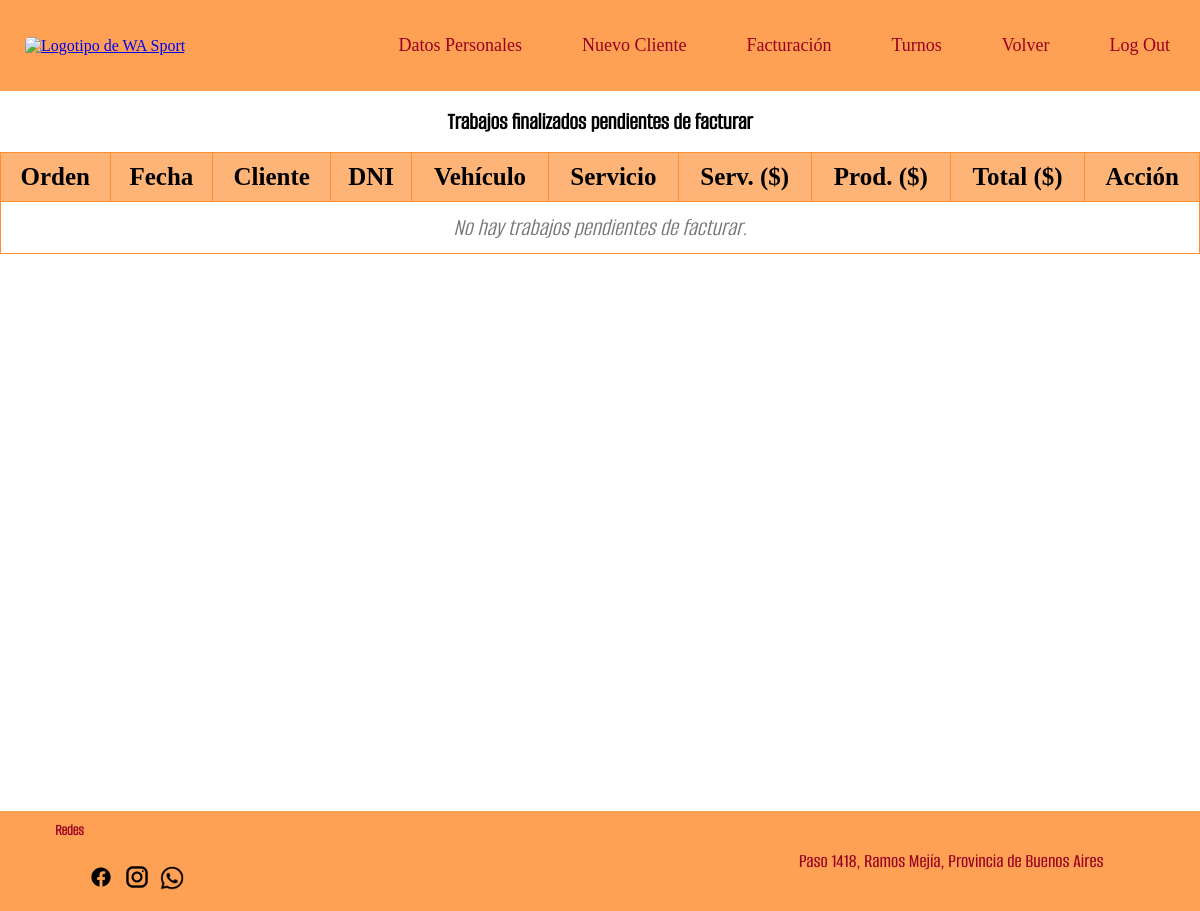
The app's page /facturacion.php (signed in), older data.
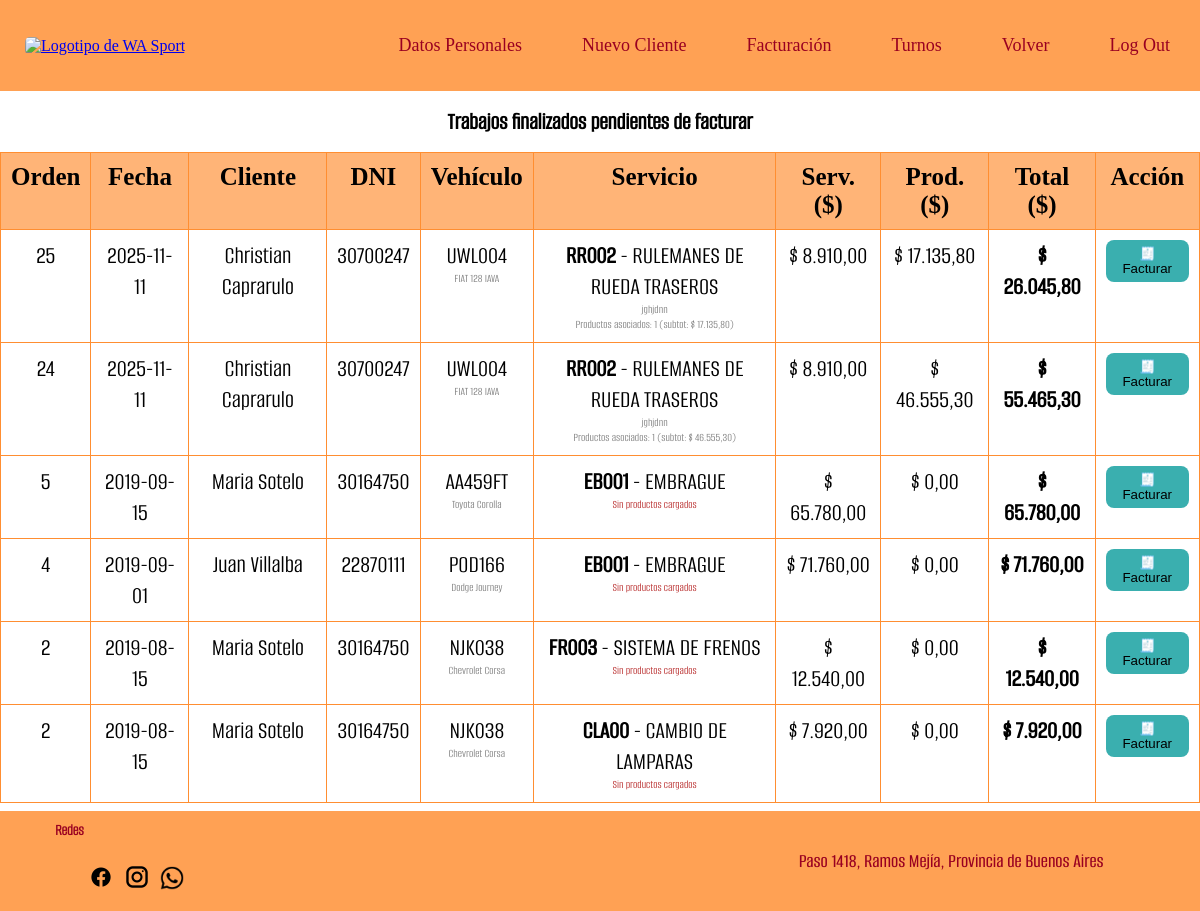
The same page, newer data.
### tables this page shows
CREATE TABLE `orden_trabajo` (
  `orden_numero` int(11) NOT NULL,
  `servicio_codigo` varchar(5) NOT NULL,
  `complejidad` int(11) NOT NULL,
  `costo_ajustado` decimal(8,2) DEFAULT NULL,
  `orden_kilometros` int(10) UNSIGNED NOT NULL,
  `orden_comentario` varchar(255) NOT NULL,
  `orden_estado` tinyint(1) NOT NULL,
  `mecanico_DNI` varchar(15) DEFAULT NULL,
  `turno_id` int(11) DEFAULT NULL,
  `factura_id` int(11) DEFAULT NULL
);

CREATE TABLE `ordenes` (
  `orden_numero` int(11) NOT NULL,
  `orden_fecha` varchar(255) NOT NULL,
  `vehiculo_patente` varchar(10) NOT NULL,
  `orden_costo` decimal(8,2) DEFAULT NULL
);

CREATE TABLE `clientes` (
  `cliente_DNI` varchar(10) NOT NULL,
  `cliente_contrasena` varchar(255) NOT NULL,
  `cliente_nombre` varchar(50) NOT NULL,
  `cliente_direccion` varchar(50) DEFAULT NULL,
  `cliente_localidad` varchar(15) DEFAULT NULL,
  `cliente_telefono` varchar(15) DEFAULT NULL,
  `cliente_email` varchar(255) NOT NULL,
  `token_recuperacion` varchar(255) DEFAULT NULL
);

CREATE TABLE `vehiculos` (
  `vehiculo_patente` varchar(10) NOT NULL,
  `cliente_DNI` varchar(10) NOT NULL,
  `vehiculo_marca` varchar(10) NOT NULL,
  `vehiculo_modelo` varchar(10) NOT NULL,
  `vehiculo_anio` varchar(4) DEFAULT NULL,
  `vehiculo_color` varchar(10) DEFAULT NULL,
  `vehiculo_motor` varchar(10) DEFAULT NULL
);

CREATE TABLE `servicios` (
  `servicio_codigo` varchar(5) NOT NULL,
  `servicio_nombre` varchar(35) NOT NULL,
  `servicio_descripcion` varchar(100) NOT NULL,
  `servicio_costo` decimal(8,2) NOT NULL,
  `servicio_disponible` tinyint(1) NOT NULL DEFAULT 1
);

### facturacion.php (the view, shortened to what this page needs)
<?php
require_once 'conexion_base.php';
$sql = "
SELECT
  o.orden_numero, o.orden_fecha,
  c.cliente_nombre, c.cliente_DNI, c.cliente_direccion, c.cliente_telefono, c.cliente_email,
  v.vehiculo_patente, v.vehiculo_marca, v.vehiculo_modelo,
  s.servicio_codigo, s.servicio_nombre,
  ot.orden_comentario, ot.costo_ajustado,
  IFNULL(op.productos_total, 0)   AS productos_total,
  IFNULL(op.productos_count, 0)   AS productos_count
FROM orden_trabajo ot
JOIN ordenes   o ON o.orden_numero = ot.orden_numero
JOIN servicios s ON s.servicio_codigo = ot.servicio_codigo
JOIN vehiculos v ON v.vehiculo_patente = o.vehiculo_patente
JOIN clientes  c ON c.cliente_DNI = v.cliente_DNI
LEFT JOIN (
  SELECT orden_numero,
         SUM(cantidad * precio_unitario) AS productos_total,
         COUNT(*) AS productos_count
  FROM orden_productos
  GROUP BY orden_numero
) op ON op.orden_numero = ot.orden_numero
WHERE ot.orden_estado = 1         -- finalizado
  AND ot.factura_id IS NULL       -- sin facturar
ORDER BY o.orden_fecha DESC, o.orden_numero DESC
";
$rows = $conexion->query($sql)->fetchAll(PDO::FETCH_ASSOC);
?>
<!DOCTYPE html>
<html lang="es">
<head>
  <link rel="stylesheet" href="estilopagina.css?v=<?= time() ?>">
</head>
<body>
<?php include 'nav_rec.php'; ?>
<main class="facturacion">
  <h2 style="text-align:center;margin:16px 0;">Trabajos finalizados pendientes de facturar</h2>
  <table>
    <thead>
      <tr>
        <th>Orden</th>
        <th>Fecha</th>
        <th>Cliente</th>
        <th>DNI</th>
        <th>Vehículo</th>
        <th>Servicio</th>
        <th class="right">Serv. ($)</th>
        <th class="right">Prod. ($)</th>
        <th class="right">Total ($)</th>
        <th>Acción</th>
      </tr>
    </thead>
    <tbody>
      <?php if (!$rows): ?>
        <tr class="fila-vacia"><td colspan="10">No hay trabajos pendientes de facturar.</td></tr>
      <?php else: foreach ($rows as $r):
        $servicio  = (float)$r['costo_ajustado'];
        $prods     = (float)$r['productos_total'];
        $totalFact = $servicio + $prods;
      ?>
        <tr>
          <td><?= htmlspecialchars($r['orden_numero']) ?></td>
          <td><?= htmlspecialchars($r['orden_fecha']) ?></td>
          <td><?= htmlspecialchars($r['cliente_nombre']) ?></td>
          <td><?= htmlspecialchars($r['cliente_DNI']) ?></td>
          <td>
            <div><?= htmlspecialchars($r['vehiculo_patente']) ?></div>
            <div class="mini"><?= htmlspecialchars($r['vehiculo_marca'].' '.$r['vehiculo_modelo']) ?></div>
          </td>
          <td>
            <div><strong><?= htmlspecialchars($r['servicio_codigo']) ?></strong> - <?= htmlspecialchars($r['servicio_nombre']) ?></div>
            <?php if (trim((string)$r['orden_comentario'])!==''): ?>
              <div class="mini"><?= htmlspecialchars($r['orden_comentario']) ?></div>
            <?php endif; ?>
            <?php if ((int)$r['productos_count'] > 0): ?>
              <div class="mini">Productos asociados: <?= (int)$r['productos_count'] ?> (subtot: $ <?= number_format($prods,2,',','.') ?>)</div>
            <?php else: ?>
              <div class="mini" style="color:#a00;">Sin productos cargados</div>
            <?php endif; ?>
          </td>
          <td class="right">$ <?= number_format($servicio, 2, ',', '.') ?></td>
          <td class="right">$ <?= number_format($prods,    2, ',', '.') ?></td>
          <td class="right"><strong>$ <?= number_format($totalFact, 2, ',', '.') ?></strong></td>
          <td>
            <button type="button" class="btn-icono"
              onclick="abrirModalFactura(this)"
              data-orden_numero="<?= htmlspecialchars($r['orden_numero']) ?>"
              data-orden_fecha="<?= htmlspecialchars($r['orden_fecha']) ?>"
              data-cliente_nombre="<?= htmlspecialchars($r['cliente_nombre']) ?>"
              data-cliente_dni="<?= htmlspecialchars($r['cliente_DNI']) ?>"
              data-cliente_direccion="<?= htmlspecialchars($r['cliente_direccion']) ?>"
              data-cliente_telefono="<?= htmlspecialchars($r['cliente_telefono']) ?>"
              data-cliente_email="<?= htmlspecialchars($r['cliente_email']) ?>"
              data-vehiculo_patente="<?= htmlspecialchars($r['vehiculo_patente']) ?>"
              data-vehiculo_marca="<?= htmlspecialchars($r['vehiculo_marca']) ?>"
              data-vehiculo_modelo="<?= htmlspecialchars($r['vehiculo_modelo']) ?>"
              data-servicio_codigo="<?= htmlspecialchars($r['servicio_codigo']) ?>"
              data-servicio_nombre="<?= htmlspecialchars($r['servicio_nombre']) ?>"
              data-orden_comentario="<?= htmlspecialchars($r['orden_comentario']) ?>"
              data-costo_ajustado="<?= htmlspecialchars($r['costo_ajustado']) ?>"
              data-productos_total="<?= number_format($prods, 2, '.', '') ?>"
              data-total_factura="<?= number_format($totalFact, 2, '.', '') ?>"
            >🧾 Facturar</button>
          </td>
        </tr>
      <?php endforeach; endif; ?>
    </tbody>
  </table>
</main>
<?php include("piedepagina.php"); ?>
</body>
</html>

Row changes from the older to the newer data that the page shows:
added orden_trabajo: orden_numero.orden_numero "25", orden_numero.orden_fecha "2025-11-11", clientes.cliente_nombre "Christian Caprarulo", clientes.cliente_DNI "30700247", vehiculos.vehiculo_patente "UWL004", vehiculos.vehiculo_marca+vehiculo_modelo "FIAT 128 IAVA", servicio_codigo.servicio_codigo "RR002", servicio_codigo.servicio_nombre "RULEMANES DE RUEDA TRASEROS", orden_comentario "jghjdnn", productos_count "1", prods "17.135,80", costo_ajustado "8.910,00", totalFact "26.045,80"
added orden_trabajo: orden_numero.orden_numero "24", orden_numero.orden_fecha "2025-11-11", clientes.cliente_nombre "Christian Caprarulo", clientes.cliente_DNI "30700247", vehiculos.vehiculo_patente "UWL004", vehiculos.vehiculo_marca+vehiculo_modelo "FIAT 128 IAVA", servicio_codigo.servicio_codigo "RR002", servicio_codigo.servicio_nombre "RULEMANES DE RUEDA TRASEROS", orden_comentario "jghjdnn", productos_count "1", prods "46.555,30", costo_ajustado "8.910,00", totalFact "55.465,30"
now on this page (row edited): orden_trabajo: orden_numero.orden_numero "5", orden_numero.orden_fecha "2019-09-15", clientes.cliente_nombre "Maria Sotelo", clientes.cliente_DNI "30164750", vehiculos.vehiculo_patente "AA459FT", vehiculos.vehiculo_marca+vehiculo_modelo "Toyota Corolla", servicio_codigo.servicio_codigo "EB001", servicio_codigo.servicio_nombre "EMBRAGUE", shows "Sin productos cargados", costo_ajustado "65.780,00", prods "0,00", totalFact "65.780,00"
now on this page (row edited): orden_trabajo: orden_numero.orden_numero "4", orden_numero.orden_fecha "2019-09-01", clientes.cliente_nombre "Juan Villalba", clientes.cliente_DNI "22870111", vehiculos.vehiculo_patente "POD166", vehiculos.vehiculo_marca+vehiculo_modelo "Dodge Journey", servicio_codigo.servicio_codigo "EB001", servicio_codigo.servicio_nombre "EMBRAGUE", shows "Sin productos cargados", costo_ajustado "71.760,00", prods "0,00", totalFact "71.760,00"
now on this page (row edited): orden_trabajo: orden_numero.orden_numero "2", orden_numero.orden_fecha "2019-08-15", clientes.cliente_nombre "Maria Sotelo", clientes.cliente_DNI "30164750", vehiculos.vehiculo_patente "NJK038", vehiculos.vehiculo_marca+vehiculo_modelo "Chevrolet Corsa", servicio_codigo.servicio_codigo "FR003", servicio_codigo.servicio_nombre "SISTEMA DE FRENOS", shows "Sin productos cargados", costo_ajustado "12.540,00", prods "0,00", totalFact "12.540,00"
now on this page (row edited): orden_trabajo: orden_numero.orden_numero "2", orden_numero.orden_fecha "2019-08-15", clientes.cliente_nombre "Maria Sotelo", clientes.cliente_DNI "30164750", vehiculos.vehiculo_patente "NJK038", vehiculos.vehiculo_marca+vehiculo_modelo "Chevrolet Corsa", servicio_codigo.servicio_codigo "CLA00", servicio_codigo.servicio_nombre "CAMBIO DE LAMPARAS", shows "Sin productos cargados", costo_ajustado "7.920,00", prods "0,00", totalFact "7.920,00"
Text that changed along with them:
text no longer shown: "No hay trabajos pendientes de facturar."
